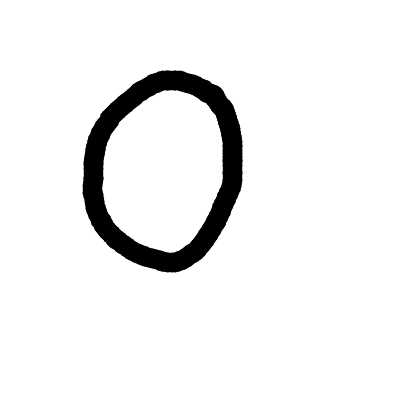
#> input picture entrega_4/entregas/digitos_desafio/0_leonardo_01.png, 420 x 420 px; its folder holds only this picture in this run
$ jupyter execute --allow-errors aula04_rede_digitos.ipynb
#> lines starting #> are read from the running program, lines starting #| are printed output that depends on the picture
# Aula 4 - Pratica com redes neurais

Execute as celulas em ordem. Primeiro, treine uma rede neural para reconhecer os digitos do `scikit-learn`. Depois, crie imagens proprias e teste a rede no desafio autoral.

## 1. Carregar o dataset de digitos

Este e o mesmo tipo de dado usado na Aula 2. Cada imagem possui 8x8 pixels, e cada pixel varia de 0 a 16.

[cell 1]
import matplotlib.pyplot as plt
import numpy as np
import pandas as pd
import seaborn as sns
from sklearn.datasets import load_digits

digits = load_digits()
X = digits.data
y = digits.target

print(f"Imagens: {digits.images.shape}")
print(f"Dados X: {X.shape}")
print(f"Rotulos y: {y.shape}")
print(f"Classes: {digits.target_names}")

[cell 2]
fig, axes = plt.subplots(2, 5, figsize=(10, 5))
for index, ax in enumerate(axes.ravel()):
    ax.imshow(digits.images[index], cmap="gray_r", vmin=0, vmax=16)
    ax.set_title(f"Rotulo: {y[index]}")
    ax.axis("off")
plt.tight_layout()
plt.show()
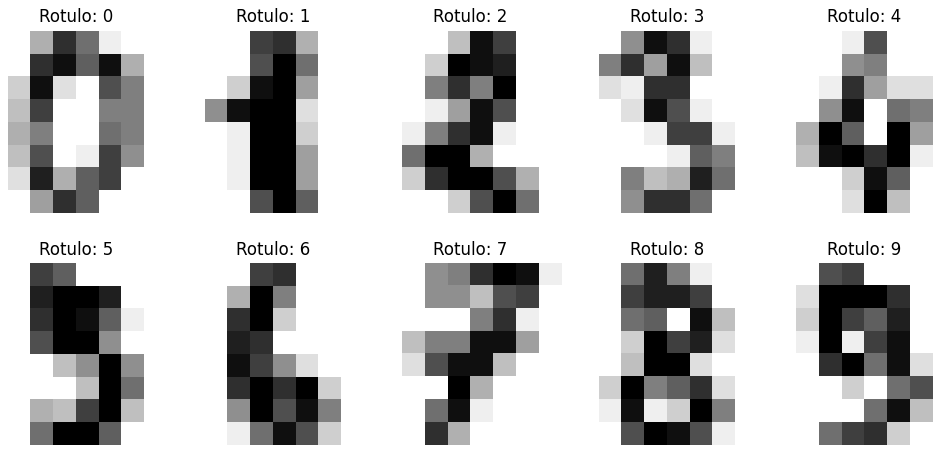
#> figure drawn by matplotlib, 10 panels

## 2. Separar treino e teste

Usaremos exatamente a mesma divisao para comparar a rede neural e o k-NN.

[cell 3]
from sklearn.model_selection import train_test_split

X_train, X_test, y_train, y_test = train_test_split(
    X,
    y,
    test_size=0.25,
    random_state=42,
    stratify=y,
)

print(f"Treino: {X_train.shape}")
print(f"Teste: {X_test.shape}")

## 3. Criar e treinar a rede neural

A etapa `StandardScaler` coloca os atributos em uma escala adequada. A etapa `MLPClassifier` e a rede neural. Execute e aguarde o treinamento terminar.

[cell 4]
from sklearn.neural_network import MLPClassifier
from sklearn.pipeline import Pipeline
from sklearn.preprocessing import StandardScaler

neural_network = Pipeline([
    ("scale", StandardScaler()),
    ("mlp", MLPClassifier(
        hidden_layer_sizes=(64, 32),
        activation="relu",
        max_iter=300,
        early_stopping=True,
        validation_fraction=0.15,
        n_iter_no_change=15,
        random_state=42,
    )),
])

neural_network.fit(X_train, y_train)
mlp = neural_network.named_steps["mlp"]
print(f"Treinamento concluido em {mlp.n_iter_} epocas.")

## 4. Acompanhar a curva de perda

A curva registra o erro da rede a cada epoca. Observe se ele diminuiu durante o treinamento.

[cell 5]
plt.figure(figsize=(9, 4))
plt.plot(mlp.loss_curve_, color="#167D7F", linewidth=2)
plt.xlabel("Epoca")
plt.ylabel("Perda")
plt.title("Curva de perda da rede neural")
plt.grid(alpha=0.3)
plt.show()
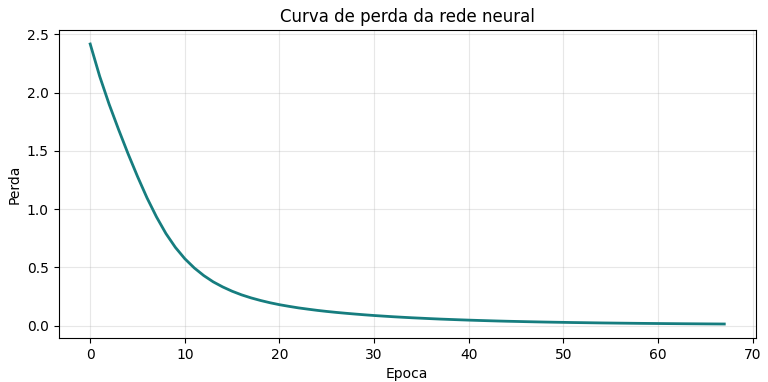
#> figure drawn by matplotlib, 1 panel; curve peaks at x = 0, y = 2.42

## 5. Avaliar no conjunto de teste

O conjunto de teste nao foi usado para ajustar os pesos da rede.

[cell 6]
from sklearn.metrics import ConfusionMatrixDisplay, accuracy_score, classification_report

y_pred_neural = neural_network.predict(X_test)
accuracy_neural = accuracy_score(y_test, y_pred_neural)

print(f"Acuracia da rede neural: {accuracy_neural:.2%}\n")
print(classification_report(y_test, y_pred_neural))

ConfusionMatrixDisplay.from_predictions(
    y_test,
    y_pred_neural,
    display_labels=digits.target_names,
    cmap="Purples",
)
plt.title("Matriz de confusao - rede neural")
plt.show()
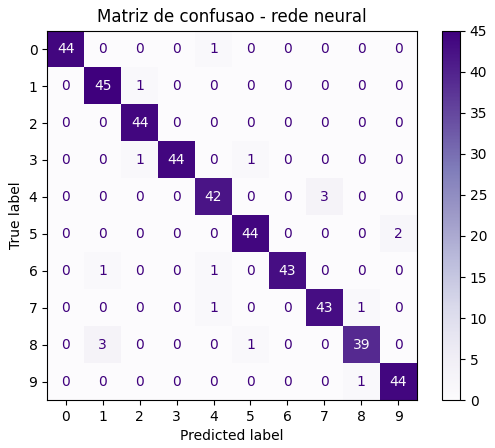
#> figure drawn by matplotlib, 2 panels

## 6. Comparar a rede com o k-NN

Treinaremos novamente o algoritmo da Aula 2 usando a mesma divisao. Assim, a comparacao sera justa.

[cell 7]
from sklearn.neighbors import KNeighborsClassifier

knn = KNeighborsClassifier(n_neighbors=3)
knn.fit(X_train, y_train)
y_pred_knn = knn.predict(X_test)
accuracy_knn = accuracy_score(y_test, y_pred_knn)

comparison = pd.DataFrame({
    "modelo": ["k-NN", "Rede neural MLP"],
    "acuracia_teste": [accuracy_knn, accuracy_neural],
    "erros": [sum(y_test != y_pred_knn), sum(y_test != y_pred_neural)],
})
comparison["acuracia_teste"] = (100 * comparison["acuracia_teste"]).round(2)
display(comparison.rename(columns={"acuracia_teste": "acuracia_teste (%)"}))

## 7. Investigar os erros

Nao olhe apenas a acuracia. Observe quais imagens confundiram a rede e se a previsao parece compreensivel.

[cell 8]
error_indices = np.flatnonzero(y_test != y_pred_neural)
print(f"Quantidade de erros: {len(error_indices)}")

fig, axes = plt.subplots(2, 5, figsize=(11, 5))
for ax in axes.ravel():
    ax.axis("off")
for ax, index in zip(axes.ravel(), error_indices[:10]):
    ax.imshow(X_test[index].reshape(8, 8), cmap="gray_r", vmin=0, vmax=16)
    ax.set_title(f"Real {y_test[index]} / Prev {y_pred_neural[index]}")
    ax.axis("off")
plt.tight_layout()
plt.show()
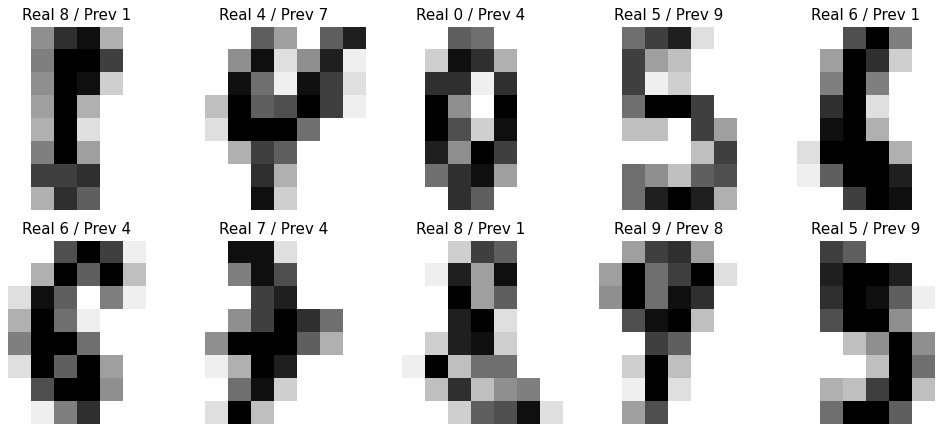
#> figure drawn by matplotlib, 10 panels

## 8. Consultar probabilidades

Troque o indice e observe a imagem, a previsao e as probabilidades atribuidas a cada classe.

[cell 9]
index = 10
image = X_test[index]
real = y_test[index]
prediction = neural_network.predict([image])[0]
probabilities = neural_network.predict_proba([image])[0]

fig, (ax_image, ax_probability) = plt.subplots(1, 2, figsize=(11, 4))
ax_image.imshow(image.reshape(8, 8), cmap="gray_r", vmin=0, vmax=16)
ax_image.set_title(f"Real: {real} | Previsto: {prediction}")
ax_image.axis("off")
ax_probability.bar(digits.target_names, probabilities, color="#167D7F")
ax_probability.set_ylim(0, 1)
ax_probability.set_xlabel("Digito")
ax_probability.set_ylabel("Probabilidade")
ax_probability.set_title("Confianca por classe")
plt.tight_layout()
plt.show()
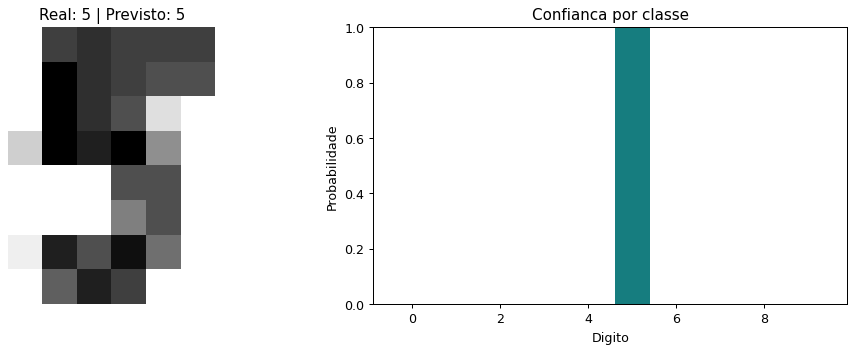
#> figure drawn by matplotlib, 2 panels; panel 2: tallest bar 0.998 high, from x = 4.6 to 5.4

### Fechamento do exemplo guiado

Antes do desafio, confirme que voce executou todo o pipeline, comparou os dois modelos e encontrou pelo menos um erro da rede.

# Desafio autoral - a rede reconhece os nossos digitos?

Leia `DESAFIO-IMAGENS.md`. Crie pelo menos cinco imagens representando tres ou mais digitos. Voce pode desenhar no Paint, escrever no papel e fotografar ou gerar com IA.

Crie a pasta `digitos_desafio` e nomeie cada arquivo com o rotulo correto no inicio: `7_ana.png`, `3_papel.jpg` ou `5_ia.png`.

## Planejamento do grupo

Antes de consultar a rede, registre os arquivos, a origem, o prompt utilizado quando houver IA e a previsao do grupo. Nao altere os rotulos depois de ver o resultado.

> Trabalho individual.

**Arquivos:** 101 imagens em `digitos_desafio/`, nomeadas `<digito>_leonardo_<n>.png`.
10 por classe (11 no digito 7), cobrindo os 10 digitos.

**Origem:** desenhadas a mao por mim, com o mouse, em um canvas de 420x420 pixels
(traco preto sobre fundo branco). A ferramenta de desenho foi escrita na Aula 2
(`aula_2/ferramentas/desenhar_digitos.py`) e salva o arquivo ja com o rotulo no nome.

**Prompt de IA:** nenhum. As imagens nao foram geradas por IA nem copiadas de dataset pronto.

**Previsao registrada ANTES de rodar:**

Na Aula 2 eu testei exatamente estas 101 imagens contra um k-NN treinado no `digits`:
o resultado foi **51,49%**. Como o `digits` vem de formularios preenchidos a caneta em 1990
e o meu traco e de mouse (espessura constante, cantos duros), espero que a rede tambem
sofra com essa diferenca de dominio.

Minha aposta: a MLP fica na **faixa de 50% a 65%** - possivelmente alguns pontos acima do
k-NN, porque a rede aprende fronteiras de decisao mais flexiveis em vez de comparar
distancia com exemplos memorizados, mas nao o suficiente para fechar a diferenca de dominio.

Se ela passar de 70%, minha hipotese sobre o peso do dominio estava errada e o problema
era mais o metodo (k-NN) do que os dados.

**Digitos que espero que errem mais:** 9, 3, 2 e 4. Foram exatamente os que o k-NN confundiu
na Aula 2 (9->3, 3->7, 2->0, 4->1), e a causa era perda de detalhe em 8x8, que afeta
qualquer modelo que receba a mesma entrada.

## Pre-processar uma imagem externa

A funcao abaixo recorta o digito, centraliza, reduz para 8x8 e converte os pixels para a escala de 0 a 16 usada no treinamento. Apenas execute esta celula.

[cell 10]
from pathlib import Path
from PIL import Image

def preprocess_external_digit(path):
    image = Image.open(path).convert("L")
    array = np.asarray(image, dtype=float)

    # O dataset usa fundo escuro e traco claro.
    if array.mean() > 127:
        array = 255 - array

    threshold = max(30, 0.2 * array.max())
    coordinates = np.argwhere(array > threshold)
    if coordinates.size == 0:
        raise ValueError(f"Nenhum digito encontrado em {path}")

    y_min, x_min = coordinates.min(axis=0)
    y_max, x_max = coordinates.max(axis=0) + 1
    crop = array[y_min:y_max, x_min:x_max]

    side = max(crop.shape)
    margin = max(2, side // 5)
    canvas = np.zeros((side + 2 * margin, side + 2 * margin))
    top = (canvas.shape[0] - crop.shape[0]) // 2
    left = (canvas.shape[1] - crop.shape[1]) // 2
    canvas[top:top + crop.shape[0], left:left + crop.shape[1]] = crop

    small = Image.fromarray(canvas.astype(np.uint8)).resize(
        (8, 8),
        Image.Resampling.LANCZOS,
    )
    result = np.asarray(small, dtype=float)
    if result.max() > 0:
        result = 16 * result / result.max()
    return result

print("Funcao de pre-processamento pronta.")

## Executar o desafio

Depois de criar as imagens, substitua `None` pelo caminho da pasta, por exemplo `"digitos_desafio"`.

[cell 11]
PASTA_DESAFIO = "digitos_desafio"

#> (the rest of this cell did not finish here and is left out)

## Comparacao completa - rede neural x k-NN, `digits` x meus digitos

O enunciado pede comparar a acuracia da **rede neural** e do **k-NN** nas imagens proprias contra
a acuracia obtida no dataset `digits`. Sao coisas medidas em conjuntos diferentes, entao a tabela
abaixo separa as quatro combinacoes em vez de reportar dois numeros soltos.

A pergunta que interessa nao e "qual acuracia e maior" - e **qual modelo sofre menos quando os
dados mudam de dominio**.

[cell 12]
from sklearn.base import clone

# X_ext / y_ext: as 101 imagens proprias, ja pre-processadas pela celula anterior
#> (the rest of this cell did not finish here and is left out)

## Melhoria no pre-processamento - medida, nao chutada

A pergunta 6 do fechamento pede uma melhoria no pre-processamento. Em vez de propor algo
pela intuicao, a celula abaixo testa **um fator por vez** e mede o efeito de cada um.

A funcao `preprocess_external_digit` acima tem tres escolhas embutidas:

- **threshold** para achar a tinta: `max(30, 0.2 * maximo)`
- **margem** ao redor do digito antes de reduzir: `side // 5`, ou seja 20%
- **filtro de reducao** para 8x8: `LANCZOS`

A funcao original **nao e alterada** - a celula reimplementa o mesmo pipeline com os
parametros expostos, para poder varia-los.

[cell 13]
from PIL import Image
import itertools

def preprocess_parametrizado(path, thr_frac=0.20, margem_frac=0.20, resample=Image.Resampling.LANCZOS):
    """Mesmo pipeline da funcao do professor, com os tres parametros expostos."""
#> called with thr_frac = 0.2, margem_frac = 0.2, resample = 1
    arr = np.asarray(Image.open(path).convert("L"), dtype=float)
    if arr.mean() > 127:
        arr = 255 - arr
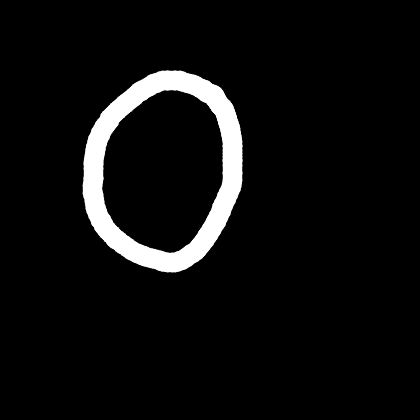
#> arr: shape (420, 420) float64; min 0, max 255, mean 14.6
    coords = np.argwhere(arr > max(30, thr_frac * arr.max()))
#> coords = 10360 pairs, first value 70 to 272, second value 82 to 242
    if coords.size == 0:
        return None
    y0, x0 = coords.min(axis=0)
#> y0 = 70; x0 = 82
    y1, x1 = coords.max(axis=0) + 1
#> y1 = 273; x1 = 243
    crop = arr[y0:y1, x0:x1]
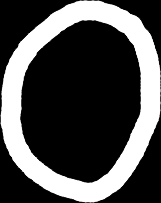
#> crop: shape (203, 161) float64; min 0, max 255, mean 78.5
    side = max(crop.shape)
#> side = 203
    margin = max(2, int(side * margem_frac))
#> margin = 40
    canvas = np.zeros((side + 2 * margin, side + 2 * margin))
    t, l = (canvas.shape[0] - crop.shape[0]) // 2, (canvas.shape[1] - crop.shape[1]) // 2
#> t = 40; l = 61
    canvas[t:t + crop.shape[0], l:l + crop.shape[1]] = crop
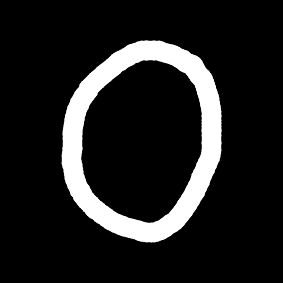
#> canvas: shape (283, 283) float64; min 0, max 255, mean 32.1
    r = np.asarray(Image.fromarray(canvas.astype(np.uint8)).resize((8, 8), resample), dtype=float)
    return 16 * r / r.max() if r.max() > 0 else r


def acuracia_com(thr, mg, resample):
    X = np.array([preprocess_parametrizado(p, thr, mg, resample).reshape(-1) for p in files])
    return accuracy_score(y_ext, knn.predict(X))


FILTROS = {"LANCZOS": Image.Resampling.LANCZOS, "BILINEAR": Image.Resampling.BILINEAR,
           "BICUBIC": Image.Resampling.BICUBIC, "BOX": Image.Resampling.BOX}
ORIGINAL = (0.20, 0.20, "LANCZOS")

#> (the rest of this cell did not finish here and is left out)

$ run again, on entrega_4/entregas/digitos_desafio/0_leonardo_07.png
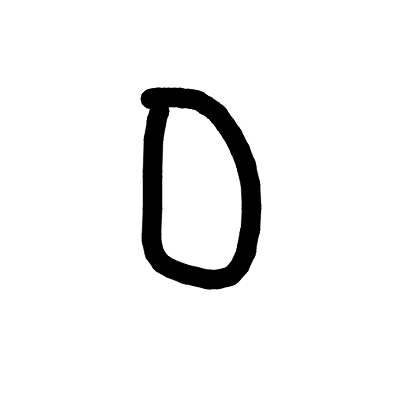
#> input picture entrega_4/entregas/digitos_desafio/0_leonardo_07.png, 420 x 420 px
#> in preprocess_parametrizado, `arr = 255 - arr`:
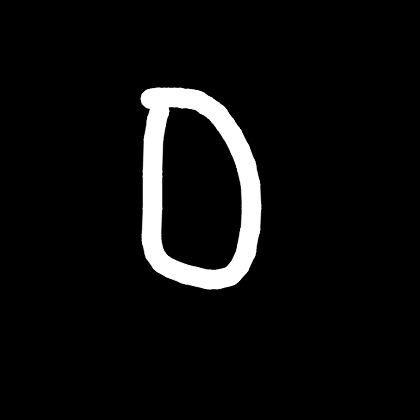
#> arr: shape (420, 420) float64; min 0, max 255, mean 13.8
#> coords = 9841 pairs, first value 87 to 289, second value 140 to 261
#> y0 = 87; x0 = 140
#> y1 = 290; x1 = 262
#> in preprocess_parametrizado, `canvas[t:t + crop.shape[0], l:l + crop.shape[1]] = crop`:
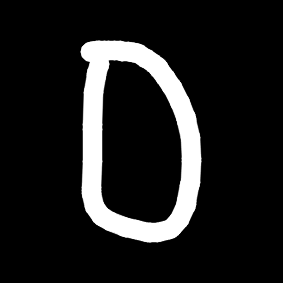
#> canvas: shape (283, 283) float64; min 0, max 255, mean 30.3
